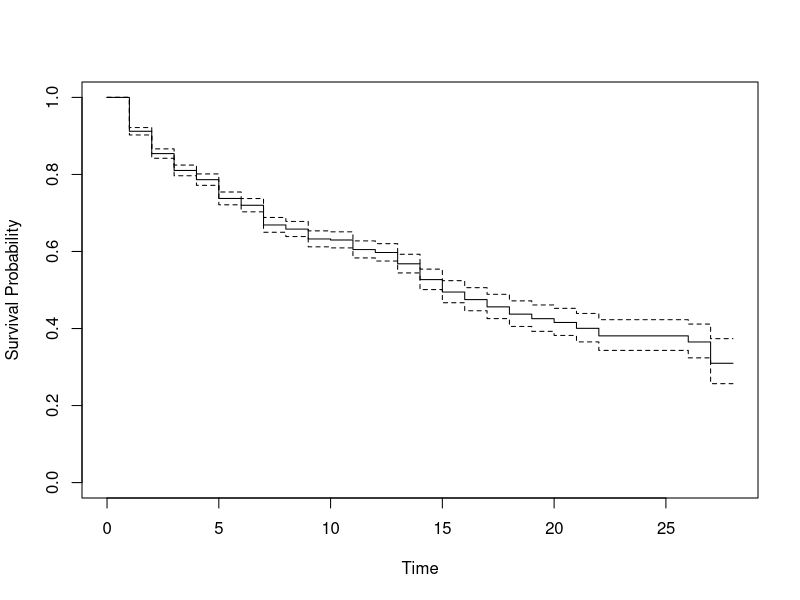
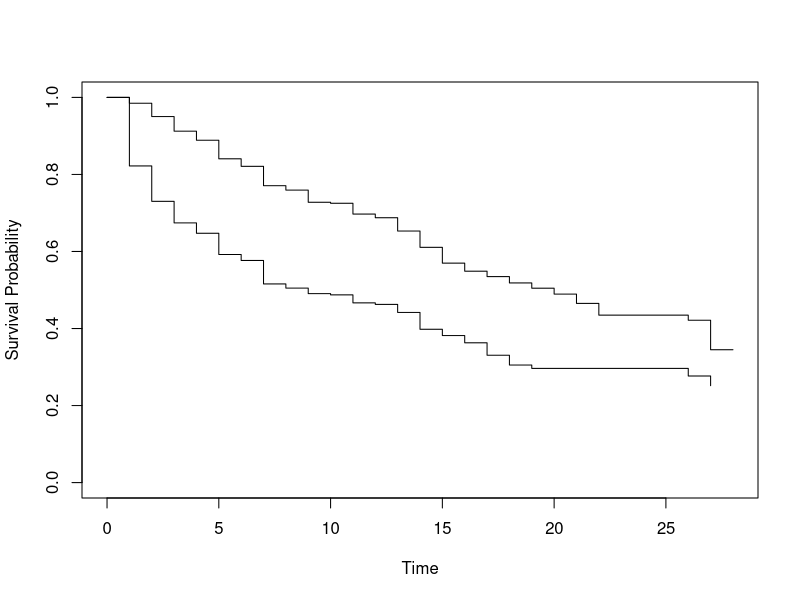
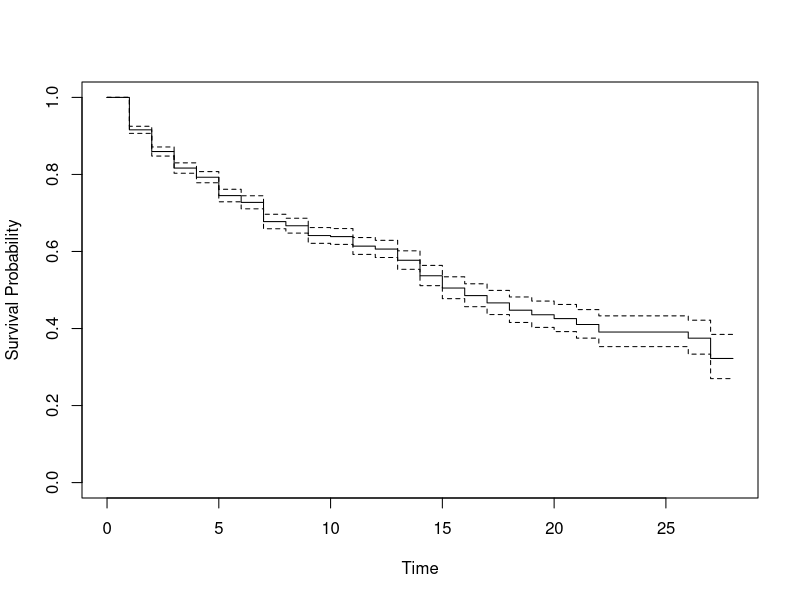

Here is the R script that generated these plots, in order:
# Survival Analysis in R

setwd("F:/survival analysis")

# install.packages("survival")
library(survival)

mydata<- read.csv("survival_unemployment.csv")
attach(mydata)

# Define variables 
time <- spell
event <- event
X <- cbind(logwage, ui, age)
group <- ui

# Descriptive statistics
summary(time)
summary(event)
summary(X)
summary(group)

#########################################################################
# Kaplan-Meier non-parametric analysis ************most popular
#########################################################################
kmsurvival <- survfit(Surv(time,event) ~ 1)
summary(kmsurvival)
plot(kmsurvival, xlab="Time", ylab="Survival Probability")



#########################################################################
# Kaplan-Meier non-parametric analysis by group ************most popular 
#########################################################################
kmsurvival1 <- survfit(Surv(time, event) ~ group)
summary(kmsurvival1)
plot(kmsurvival1, xlab="Time", ylab="Survival Probability")

# Nelson-Aalen non-parametric analysis
nasurvival <- survfit(coxph(Surv(time,event)~1), type="aalen")
summary(nasurvival)
plot(nasurvival, xlab="Time", ylab="Survival Probability")

#########################################################################
# Cox proportional hazard model - coefficients and hazard rates  ****consistent sign
#########################################################################
coxph <- coxph(Surv(time,event) ~ X, method="breslow")
summary(coxph)


# Exponential, Weibull, and log-logistic parametric model coefficients
# Opposite signs from Stata results, Weibull results differ; same as SAS
exponential <- survreg(Surv(time,event) ~ X, dist="exponential")
summary(exponential)

weibull <- survreg(Surv(time,event) ~ X, dist="weibull")
summary(weibull)

loglogistic <- survreg(Surv(time,event) ~ X, dist="loglogistic")
summary(loglogistic)
